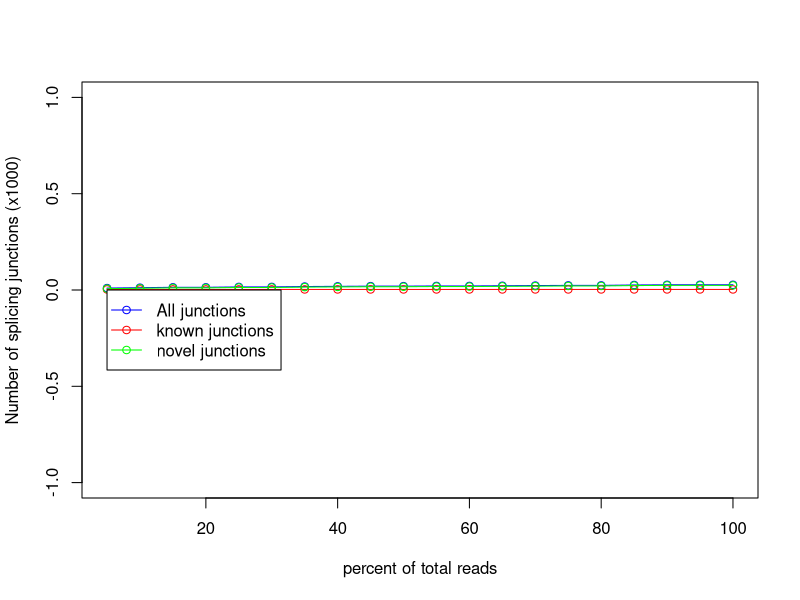

The R source for this figure:
pdf('CONTROL_REP2.junctionSaturation_plot.pdf')
x=c(5,10,15,20,25,30,35,40,45,50,55,60,65,70,75,80,85,90,95,100)
y=c(3,3,3,3,3,3,3,3,3,3,3,3,3,3,3,3,3,3,3,3)
z=c(10,12,14,14,16,16,18,19,20,20,21,21,22,23,24,24,26,27,27,27)
w=c(7,9,11,11,13,13,15,16,17,17,18,18,19,20,21,21,23,24,24,24)
m=max(0,0,0)
n=min(0,0,0)
plot(x,z/1000,xlab='percent of total reads',ylab='Number of splicing junctions (x1000)',type='o',col='blue',ylim=c(n,m))
points(x,y/1000,type='o',col='red')
points(x,w/1000,type='o',col='green')
legend(5,0, legend=c("All junctions","known junctions", "novel junctions"),col=c("blue","red","green"),lwd=1,pch=1)
dev.off()
